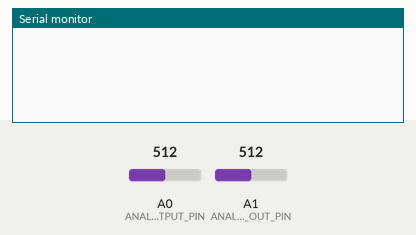
Recording of a sketch running on a simulated Arduino Uno, built with avr-gcc and run on an emulated ATmega328P. On the bench: the last lines printed to the serial monitor. The inputs (shaded band) are chosen by the test bench; at power-on: A1 (ANALOG_BUTTON_OUT_PIN) = 512, A0 (ANALOG_LIGHT_SENSOR_OUTPUT_PIN) = 512.

Above: at 1.2 s.
1.3 s: A1 (ANALOG_BUTTON_OUT_PIN) set to 1023
At 2.5 s:
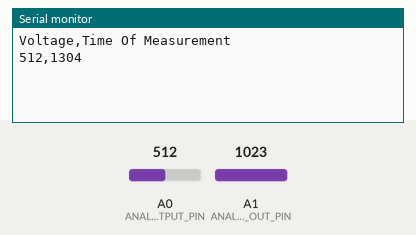
2.8 s: A0 (ANALOG_LIGHT_SENSOR_OUTPUT_PIN) set to 716
At 4.0 s:
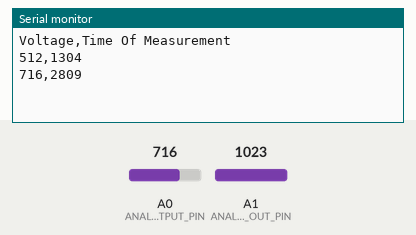
4.3 s: A0 (ANALOG_LIGHT_SENSOR_OUTPUT_PIN) set to 900
At 5.0 s:
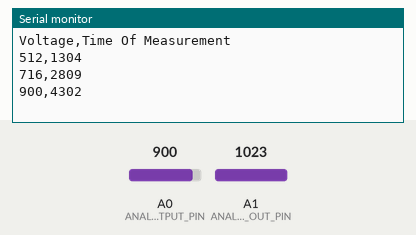

The sketch:

ArduinoTachometer.ino
```cpp
int previousSensorValue = -1;
bool dataCollectionState = false;
bool endDataState = false;
unsigned long dataStartTime = 0;
const unsigned long dataCollectionTime = 60000; // 60000 milliseconds == 60 seconds
const int ANALOG_HIGH = 1023;
const int ANALOG_LIGHT_SENSOR_OUTPUT_PIN = 0;
const int ANALOG_BUTTON_OUT_PIN = 1;
const int TOLERANCE = 1;

/************************************* Main Body **************************************************************/
void setup() {
  initializePins();

  //Begin sending output at 9600 baud
  Serial.begin(9600);

}

void loop() {
  // Code here will check for for the start/stop collecting-data event and
  // set the power to the LED transistor appropriately (for now, the default is always on)
  if ((analogRead(ANALOG_BUTTON_OUT_PIN) == ANALOG_HIGH) && !dataCollectionState) {
    startDataCollectionTimer();
    sendCSVHeader();
    dataCollectionState = true;
  }

  // If we have started collecting data and haven't finished
  if ((dataCollectionState) && (!endDataState)) {
    //Read output from Light Sensor and write to serial port
    previousSensorValue = printSensorValueWithinTolerance(analogRead(ANALOG_LIGHT_SENSOR_OUTPUT_PIN));
    // check timer
    if (isTestComplete()) {
      setEndState();
    }
  }
  delay(10);
}
/************************************* End Main Body **************************************************************/

// Sets the Arduino pins for input
void initializePins() {
  pinMode(ANALOG_BUTTON_OUT_PIN, INPUT);
  pinMode(ANALOG_LIGHT_SENSOR_OUTPUT_PIN, INPUT);
}

//Prints header for CSV file
void sendCSVHeader() {
  Serial.println("Voltage,Time Of Measurement");
}

// Records start time for data collection
void startDataCollectionTimer() {
  dataStartTime = millis();
}

//Checks is current time is beyond the start time by the amount dataCollectionTime
bool isTestComplete() {
  return (millis() > dataStartTime + dataCollectionTime);
}

// Marks the end of the file and sets the end-of-data-collection state flag to true
bool setEndState() {
  endDataState = true;
  Serial.println("EOF");
  return endDataState;
}

// Prints the current sensor value along with a timestamp in milliseconds
void printSensorValue(int sensorValue) {
  Serial.print(sensorValue);
  Serial.print(",");
  Serial.println(millis());
}

// switches data collection state between off and on
void setLightSensor(bool powerState) {
  if (powerState) {
    if (!endDataState) {
      dataCollectionState = true;
    }
  } else {
    dataCollectionState = false;
  }
}

// Prints the sensor value if it is outside the window of tolerance
int printSensorValueWithinTolerance(int sensorValue) {
  // If the value differs from the previous value by the amount TOLERANCE, print the new value
  if ((abs(sensorValue - previousSensorValue)) > TOLERANCE) {
    printSensorValue(sensorValue);
  } else {
    delay(1);
  }
  return sensorValue;
}
```

Measured:
- after the input at 1.3 s, the serial monitor: prints a new line at once (image 1)
- after the input at 2.8 s, the serial monitor: prints a new line at once (image 2)
- after the input at 4.3 s, the serial monitor: prints a new line at once (image 3)
